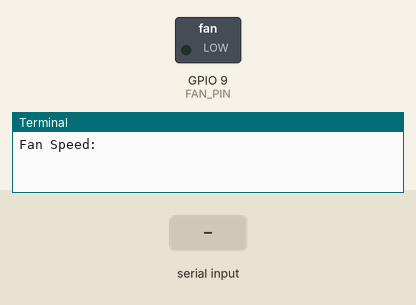
This program was run on a simulated Raspberry Pi (BCM pin numbers). Parts: switched loads named in the program (green lamp = pin HIGH), the last lines printed to the terminal. Dashed ring = blinking. Inputs (shaded band) come from the test bench.

Above: at 1.2 s.
1.3 s: "5" typed at the terminal, then Enter
4.3 s: "0" typed at the terminal, then Enter
5.8 s: "90" typed at the terminal, then Enter
At 5.99 s:
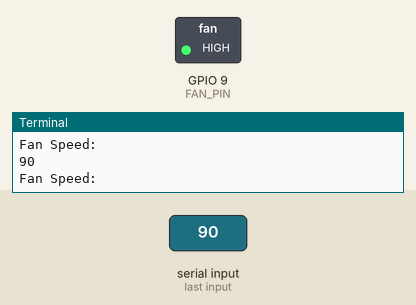
Timing chart, 0 to 14.8 s (numbered marks = the images above; inputs shaded):
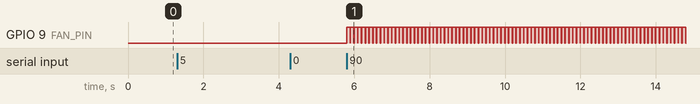

The program:

calib_fan.py
```python
#!/usr/bin/python
# -*- coding: utf-8 -*-

import RPi.GPIO as GPIO
import time
import sys
#import os

FAN_PIN = 9
WAIT_TIME = 1
PWM_FREQ = 10

GPIO.setmode(GPIO.BCM)
GPIO.setup(FAN_PIN, GPIO.OUT, initial=GPIO.LOW)

#GPIO.setup(11, GPIO.IN, pull_up_down=GPIO.PUD_UP)

fan=GPIO.PWM(FAN_PIN,PWM_FREQ)
fan.start(0);
i = 0

hyst = 1
tempSteps = [50, 70]
speedSteps = [0, 100]
cpuTempOld=0

try:
    while True:
        fanSpeed=float(input("Fan Speed: "))
        fan.ChangeDutyCycle(fanSpeed)


except(KeyboardInterrupt):
    print("Fan ctrl interrupted by keyboard")
    GPIO.cleanup()
    sys.exit()
```

Measured:
- after the input at 5.8 s, GPIO 9 (FAN_PIN): alternates HIGH for 0.09 s and LOW for 0.01 s, starting at once
